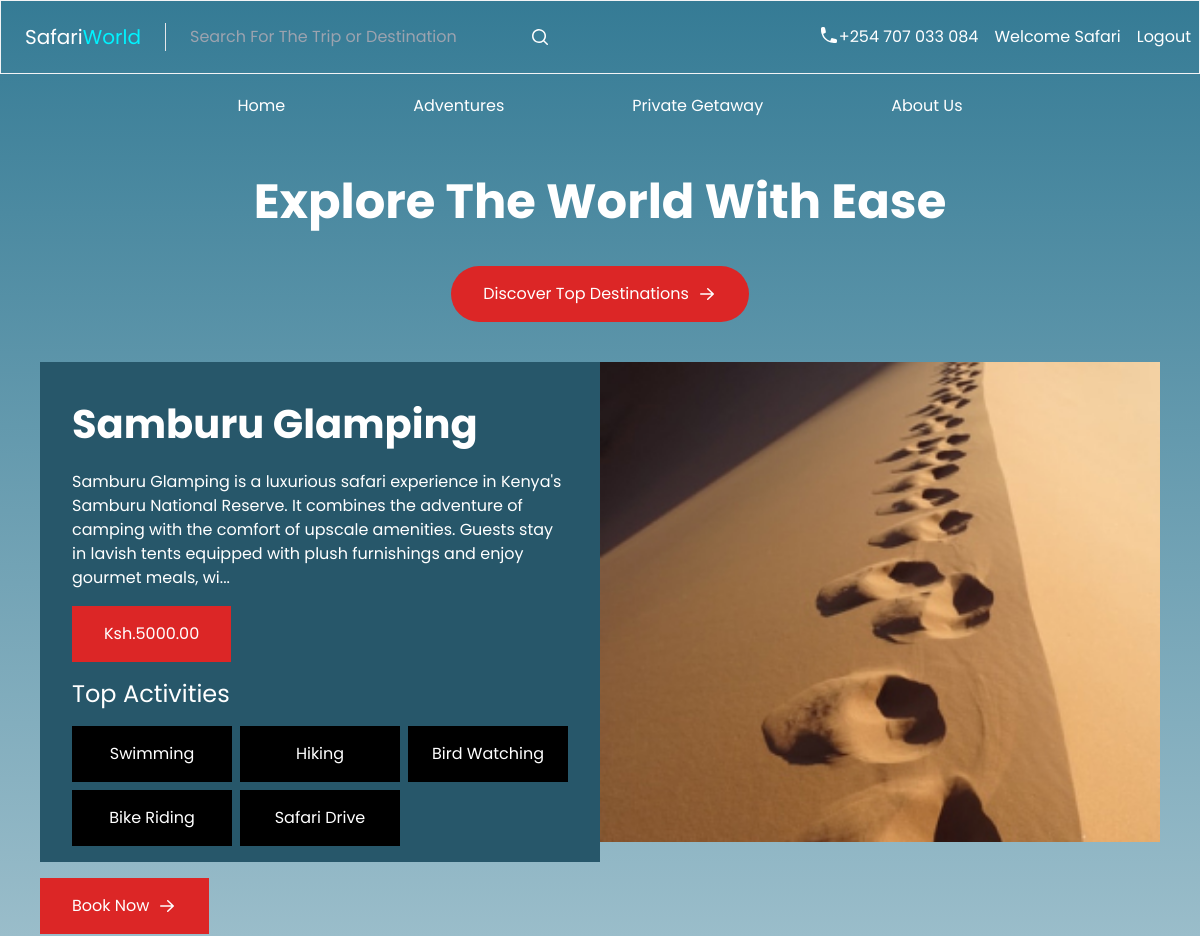
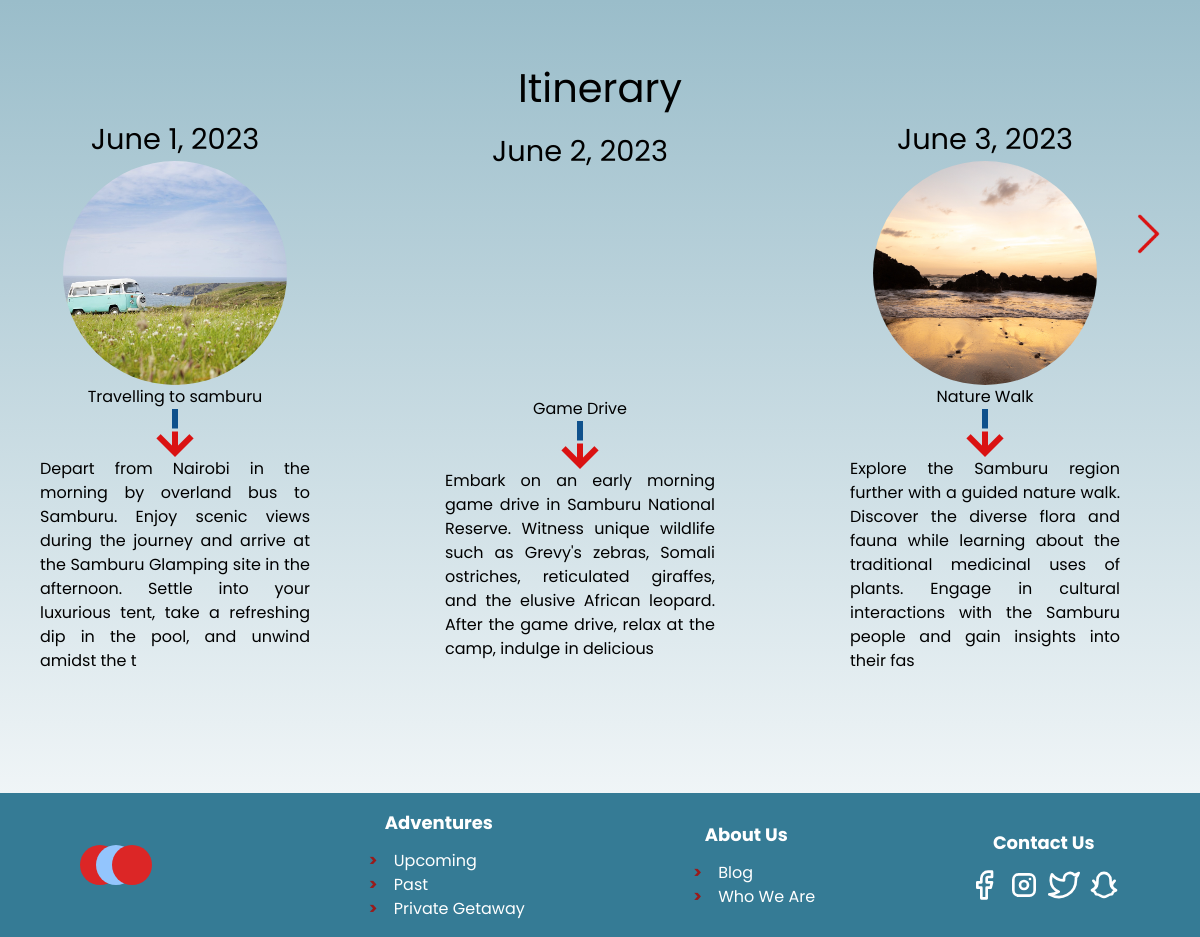
The page /adventures/210d935b-5c6f-442e-8c83-9ef3c514a730 (signed in) on the database its author committed (2 pictures, top to bottom).
### booking/models.py (models this page shows, shortened)
class BaseModel(models.Model):
    id = models.UUIDField(primary_key=True, default=uuid.uuid4, editable=False)
    created_at = models.DateTimeField(auto_now_add=True)
    updated_at = models.DateTimeField(auto_now=True)
    class Meta:
        abstract = True

class User(BaseModel, AbstractUser):
    USER_TYPES = (
        ('A', 'Admin'),
        ('S', 'Staff'),
        ('U', 'User'),
    )
    GENDER_CHOICES = (
        (1, 'Male'),
        (2, 'Female'),
        (3, 'Other'),
    )
    user_type = models.CharField(choices=USER_TYPES, max_length=250)
    first_name = models.CharField(max_length=50)
    last_name = models.CharField(max_length=50)
    email = models.EmailField(max_length=250)
    date_of_birth = models.DateField(null=True)
    phone_number = models.CharField(max_length=20)
    gender = models.IntegerField(choices=GENDER_CHOICES, null=True)
    bio = models.CharField(max_length=250, blank=True)
    password = models.CharField(max_length=128)
    REQUIRED_FIELDS = ['first_name', 'last_name', 'phone_number', 'password']

class Adventure(BaseModel):
    name = models.CharField(max_length=250)
    place_id = models.ForeignKey(Place, on_delete=models.SET_NULL, null=True, related_name='adventures')
    description = models.CharField(max_length=1024)
    departure_date = models.DateField()
    return_date = models.DateField()
    price = models.DecimalField(max_digits=10, decimal_places=2)
    slots = models.IntegerField()
    age_limit = models.IntegerField(default=0)
    activities = models.CharField(max_length=250)
    image = models.FileField(upload_to='images', null=True)

class Itinerary(BaseModel):
    adventure_id = models.ForeignKey(Adventure, on_delete=models.CASCADE, related_name='itinerary_advs')
    name = models.CharField(max_length=250)
    description = models.CharField(max_length=1024)
    image = models.ImageField(upload_to='images')
    day = models.DateField()

### booking/views.py (the view)
# urls.py: path('adventures/<str:id>', views.adv_details, name='adventure'),
def adv_details(request, id):
    adventure_url = reverse('adventure', args=[id])
    adv = Adventure.objects.get(id=id)
    activities = [activity.strip() for activity in adv.activities.split(",")]
    p = Paginator(adv.itinerary_advs.all(), 3)
    page = request.GET.get('page')
    itineraries = p.get_page(page)
    context = {'adventure_url': adventure_url, 'adv': adv, 'activities': activities, 'itineraries': itineraries }
    return render(request, 'booking/adventure.html', context)

### booking/templates/booking/adventure.html (shortened to what this page needs)
{% extends 'booking/base.html' %} {% load static %} {% block content %}
<section class="justify-between px-10 pt-10 md:w-full w-100 md:flex h-max">
  <div class="w-[35rem] h-[30rem]">
    <div class="bg-[#27576A] text-white flex flex-col h-max pb-4 space-y-4">
      <h2 class="text-[2.5rem] pt-8 mx-8 font-bold">{{ adv.name }}</h2>
      <p class="mx-8">{{ adv.description }}...</p>
      <p class="flex items-center px-8 py-4 mx-8 my-4 bg-red-600 max-w-fit">
        Ksh.{{ adv.price }}
      </p>
      <h3 class="mx-8 text-2xl">Top Activities</h3>
      <ul class="grid grid-cols-3 gap-2 mx-8">
        {% for activity in activities %}
        <li class="bg-[#000000] p-4 text-center block">{{ activity }}</li>
        {% endfor %}
      </ul>
    </div>
    <div class="flex items-center px-8 py-4 my-4 bg-red-600 max-w-fit">
      <a href="/{{ adv.id }}/order" class="pr-2 text-white">Book Now</a>
      <svg
        xmlns="http://www.w3.org/2000/svg"
        viewBox="0 0 20 20"
        fill="currentColor"
        class="w-5 h-5 text-white"
      >
        <path
          fill-rule="evenodd"
          d="M3 10a.75.75 0 01.75-.75h10.638L10.23 5.29a.75.75 0 111.04-1.08l5.5 5.25a.75.75 0 010 1.08l-5.5 5.25a.75.75 0 11-1.04-1.08l4.158-3.96H3.75A.75.75 0 013 10z"
          clip-rule="evenodd"
        />
      </svg>
    </div>
  </div>
  <div
    class="bg-[url('/static/{{ adv.image}}')] w-[35rem] h-[30rem] bg-cover bg-center"
  ></div>
</section>
<section class="p-10">
  <h3 class="text-center text-[2.5rem] mt-28">Itinerary</h3>
  <div class="flex">
    <div class="flex justify-between">
      {% for itenary in itineraries %}
      <div class="flex flex-col justify-center text-center max-w-[25%]">
        <h4 class="text-[1.8rem]">{{ itenary.day }}</h4>
        <div
          class="bg-[url('/static/{{itenary.image}}')] mx-auto w-56 h-56 bg-cover bg-center rounded-full"
        ></div>
        <h5>{{ itenary.name }}</h5>
        <div
          class="bg-[url('/static/images/arrow.png')] mx-auto w-[3rem] h-[3rem] bg-center bg-cover"
        ></div>
        <p class="text-justify">{{itenary.description}}</p>
      </div>
      {% endfor %}
    </div>
    {% if itineraries.has_next %}
    <a href="?page={{ itineraries.next_page_number }}"
      ><div
        class="bg-[url('/static/images/right.png')] h-10 w-10 bg-center bg-contain bg-no-repeat translate-y-24"
      ></div
    ></a>
    {% endif %}
  </div>
</section>
{% endblock%}

### booking/templates/booking/base.html (shortened to what this page needs)
{% load static tailwind_tags %}
<!DOCTYPE html>
<html lang="en">
  <head>
    <script src="https://cdn.tailwindcss.com"></script>
  </head>
  <body
    class="bg-gradient-to-b from-[#357B95] to-transparent bg-no-repeat bg-cover font-serif"
  >
    <header
      class="items-center justify-between py-4 text-white border border-gray-100 md:flex"
    >
      <div class="flex items-center">
        <h4
          class="px-4 text-xl text-white border-r border-gray-200 font-weight-600 md:px-6"
        >
          <a href="{% url 'home' %}"
            >Safari<span style="color: #00f3ff">World</span></a
          >
        </h4>
        <div class="flex items-center sm:text-red">
          <input
            type="text"
            placeholder="Search For The Trip or Destination"
            class="p-2 mx-4 bg-transparent focus:outline-none text-white-300 w-100"
          />
          <svg
            xmlns="http://www.w3.org/2000/svg"
            viewBox="0 0 20 20"
            fill="currentColor"
            class="w-5 h-5"
          >
            <path
              fill-rule="evenodd"
              d="M9 3.5a5.5 5.5 0 100 11 5.5 5.5 0 000-11zM2 9a7 7 0 1112.452 4.391l3.328 3.329a.75.75 0 11-1.06 1.06l-3.329-3.328A7 7 0 012 9z"
              clip-rule="evenodd"
            />
          </svg>
        </div>
      </div>
      <div class="flex space-x-4">
        <div class="flex mx-2 space-x-4">
          <div class="flex item-center">
            <p>+254 707 033 084</p>
          </div>
          {% if request.user.is_authenticated %}
          <p>Welcome {{ request.user.first_name }}</p>
          <a href="{% url 'logout' %}?next={{ request.path|urlencode }}"
            >Logout</a
          >
          {% else %}
          <a href="{% url 'login' %}?next={{ request.path|urlencode }}"
            >Login</a
          >
          <a href="{% url 'signup' %}">Signup</a>
          {% endif %}
        </div>
      </div>
    </header>
    <nav class="flex my-5 text-white md:justify-center">
      <ul class="md:flex">
        <li class="px-8 md:px-16"><a href="{% url 'home' %}">Home</a></li>
        <li class="px-8 md:px-16">
          <a href="{% url 'adventures' %}">Adventures</a>
        </li>
        <li class="px-8 md:px-16"><a href="#">Private Getaway</a></li>
        <li class="px-8 md:px-16"><a href="#">About Us</a></li>
      </ul>
    </nav>
    <section>
      <h1 class="py-10 text-5xl font-bold text-center text-white">
        Explore The World With Ease
      </h1>
      <div
        class="flex items-center px-8 py-4 mx-auto bg-red-600 rounded-full max-w-fit"
      >
        <a href="{% url 'adventures' %}" class="pr-2 text-white"
          >Discover Top Destinations
        </a>
        <svg
          xmlns="http://www.w3.org/2000/svg"
          viewBox="0 0 20 20"
          fill="currentColor"
          class="w-5 h-5 text-white"
        >
          <path
            fill-rule="evenodd"
            d="M3 10a.75.75 0 01.75-.75h10.638L10.23 5.29a.75.75 0 111.04-1.08l5.5 5.25a.75.75 0 010 1.08l-5.5 5.25a.75.75 0 11-1.04-1.08l4.158-3.96H3.75A.75.75 0 013 10z"
            clip-rule="evenodd"
          />
        </svg>
      </div>
    </section>
    {% block content%} {% endblock %}
    <footer
      class="md:flex bg-[#357B95] h-full justify-around items-center px-8 md:px-1 py-4 text-white mt-20"
    >
      <div class="flex">
        <div
          class="w-10 h-10 p-3 -translate-x-12 bg-red-600 rounded-full"
        ></div>
      </div>
      <div>
        <h4 class="mb-3 text-lg font-bold md:text-center">Adventures</h4>
        <ul>
          <li
            class="pl-4 before:content-['>'] before:mr-3 before:text-red-800 before:font-bold"
          >
            <a href="#">Upcoming</a>
          </li>
          <li
            class="pl-4 before:content-['>'] before:mr-3 before:text-red-800 before:font-bold"
          >
            <a href="#">Past</a>
          </li>
          <li
            class="pl-4 before:content-['>'] before:mr-3 before:text-red-800 before:font-bold"
          >
            <a href="#">Private Getaway</a>
          </li>
        </ul>
      </div>
      <div>
        <h4 class="mb-3 text-lg font-bold md:text-center">About Us</h4>
        <ul>
          <li
            class="pl-4 before:content-['>'] before:mr-3 before:text-red-800 before:font-bold"
          >
            <a href="#">Blog</a>
          </li>
          <li
            class="pl-4 before:content-['>'] before:mr-3 before:text-red-800 before:font-bold"
          >
            <a href="#">Who We Are</a>
          </li>
        </ul>
      </div>
      <div>
        <h4 class="mb-3 text-lg font-bold md:text-center">Contact Us</h4>
        <div class="flex item-center gap-x-2">
          <svg
            class="w-8 h-8 text-white-300"
            viewBox="0 0 24 24"
            fill="none"
            stroke="currentColor"
            stroke-width="2"
            stroke-linecap="round"
            stroke-linejoin="round"
          >
            <path
              d="M18 2h-3a5 5 0 0 0-5 5v3H7v4h3v8h4v-8h3l1-4h-4V7a1 1 0 0 1 1-1h3z"
            />
          </svg>
        </div>
      </div>
    </footer>
  </body>
</html>

### booking/templates/booking/base.html (style rules this page uses)
body { font-family: "Poppins" !important; }

### rows shown on the page
User: user.first_name "Safari"
Adventure: name "Samburu Glamping", description "Samburu Glamping is a luxurious safari experience in Kenya's Samburu National Reserve. It combines the adventure of camping with the comfort of upscale amenities. Guests stay in lavish tents equipped with plush furnishings and enjoy gourmet meals, wi", price "5000.00", image (picture)
Itinerary: day "June 1, 2023", image (picture), name "Travelling to samburu", description "Depart from Nairobi in the morning by overland bus to Samburu. Enjoy scenic views during the journey and arrive at the Samburu Glamping site in the afternoon. Settle into your luxurious tent, take a refreshing dip in the pool, and unwind amidst the t"
Itinerary: day "June 2, 2023", name "Game Drive", description "Embark on an early morning game drive in Samburu National Reserve. Witness unique wildlife such as Grevy's zebras, Somali ostriches, reticulated giraffes, and the elusive African leopard. After the game drive, relax at the camp, indulge in delicious"
Itinerary: day "June 3, 2023", image (picture), name "Nature Walk", description "Explore the Samburu region further with a guided nature walk. Discover the diverse flora and fauna while learning about the traditional medicinal uses of plants. Engage in cultural interactions with the Samburu people and gain insights into their fas"

### other values the page prints
{{ activity }} "Swimming" "Hiking" "Bird Watching" "Bike Riding" "Safari Drive"
